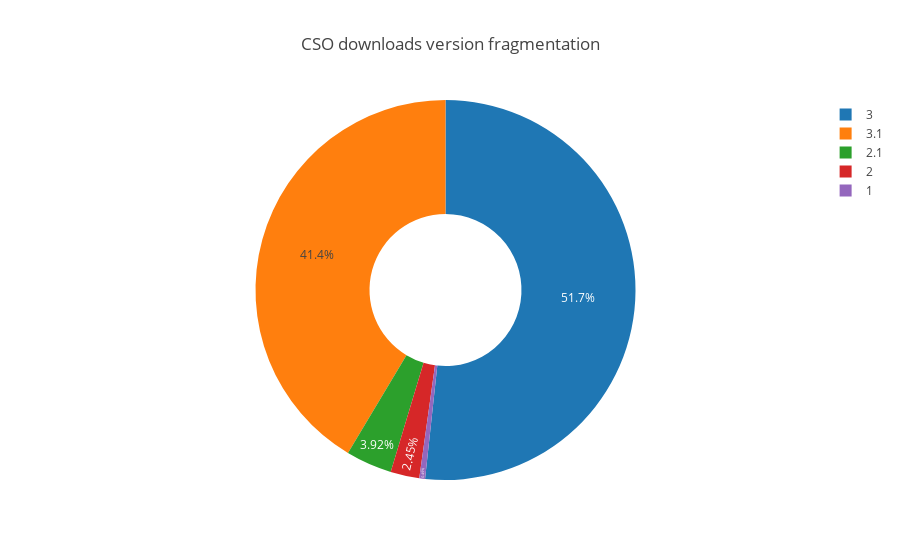

Notebook source saved alongside this figure:
### Markdown cell above
# Analysis of CSO downloads

### Code cell
versions = downloads_req_df.groupby('version')[['id']].nunique()

pie = go.Pie(values=versions.id,
              labels=versions.index,
              textposition='inside',
              name='Version',
              hoverinfo='label+value+name',
              hole=.4)

donut = go.Layout(title='CSO downloads version fragmentation')
fig = go.Figure(data=[pie], layout=donut)
plotly.offline.iplot(fig)

### Figure 1 — Plotly figure (JSON) as saved in the notebook; plotly's stock layout.template omitted (floating-point values rounded to 4 significant figures)
{"data": [{"hole": 0.4, "hoverinfo": "label+value+name", "labels": [1, 2, 2.1, 3, 3.1], "name": "Version", "textposition": "inside", "type": "pie", "uid": "8de61bb3-535b-4ff3-8dab-4d34a053d22a", "values": [2, 10, 16, 211, 169]}], "layout": {"title": "CSO downloads version fragmentation"}}
